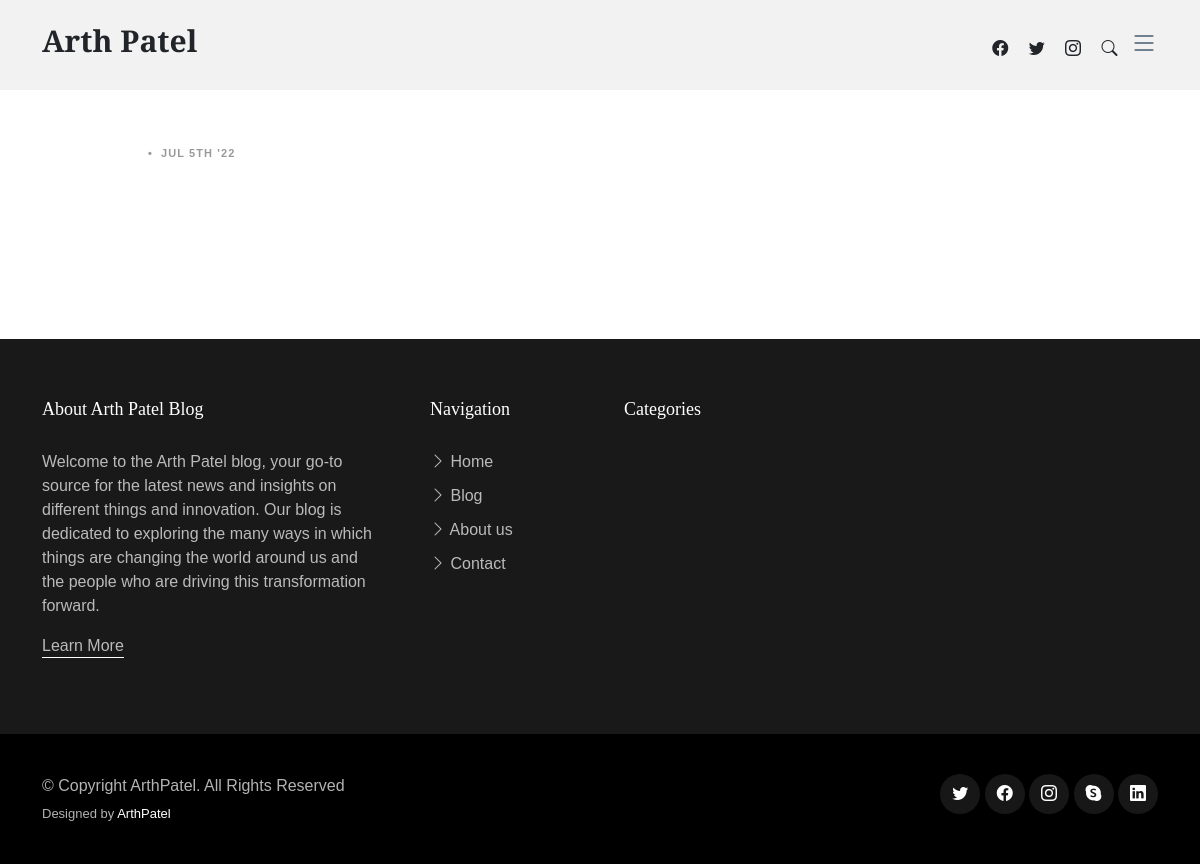
/post-detail/the-rise-of-remote-work-finding-balance-in-a-flexible-world/, run on an earlier commit of the app's database.
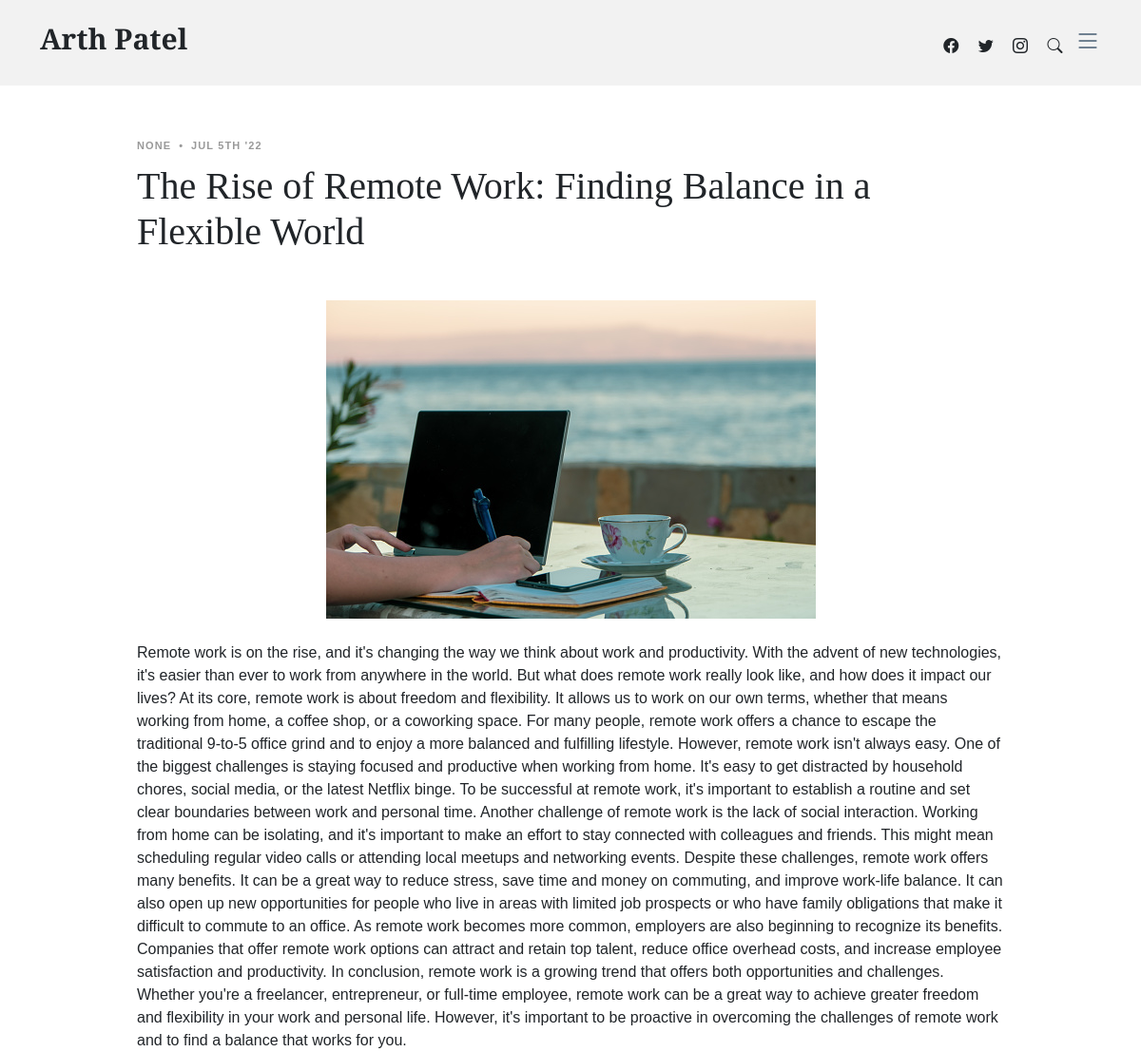
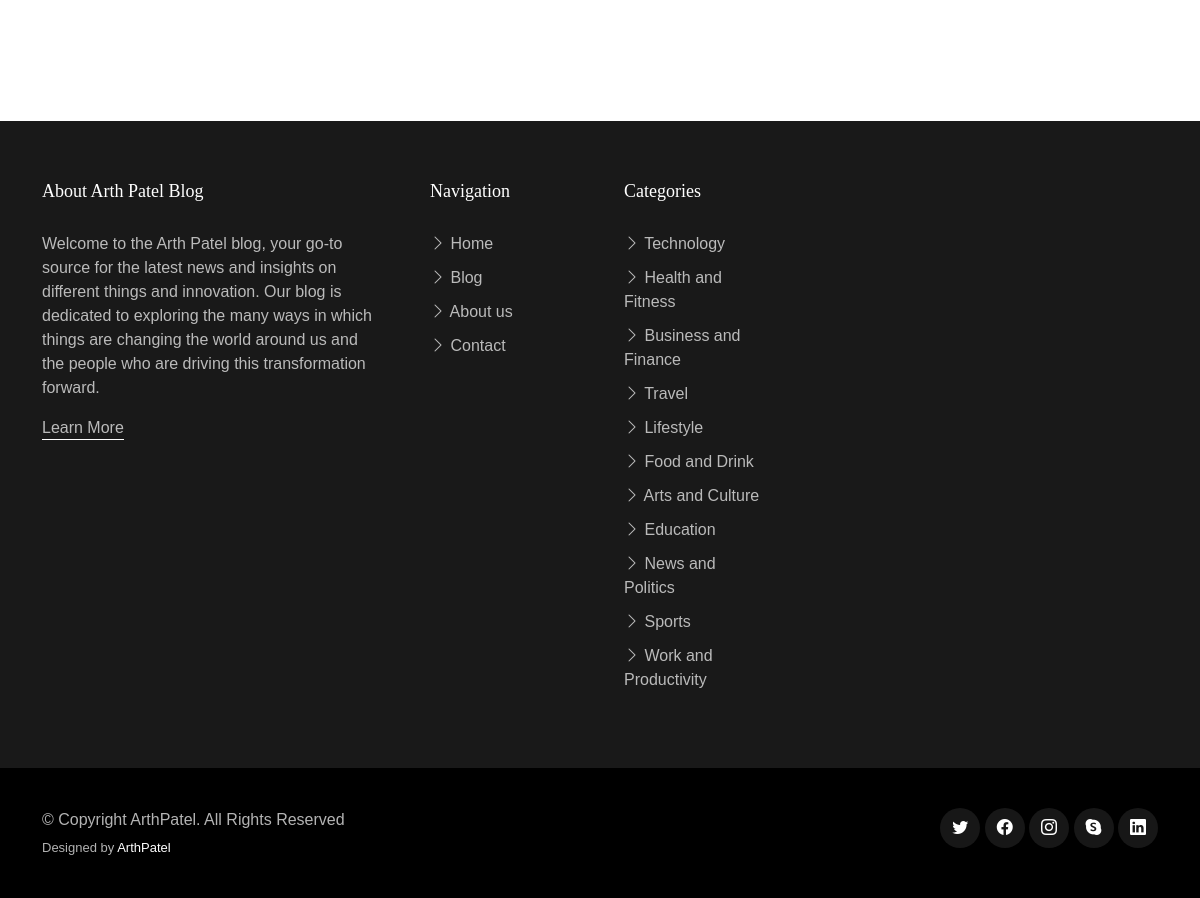
And on a later commit of the database (2 pictures, top to bottom).
### blog/models.py (models this page shows, shortened)
class Post(models.Model):
    STATUS_CHOICES = (
        ('draft', 'Draft'),
        ('published', 'Published'),
    )
    title = models.CharField(max_length=200)
    slug = models.SlugField(max_length=200, unique=True)
    content = models.TextField()
    created_on = models.DateTimeField(auto_now_add=True)
    last_modified = models.DateTimeField(auto_now=True)
    status = models.CharField(max_length=10, choices=STATUS_CHOICES, default='draft')
    author = models.ForeignKey(User, on_delete=models.CASCADE)
    categories = models.ManyToManyField(Category, related_name='posts')
    featured_image = models.ImageField(upload_to='post_images', null=True, blank=True)
    excerpt = models.CharField(max_length=200, null=True, blank=True)
    views = models.PositiveIntegerField(default=0)
    likes = models.PositiveIntegerField(default=0)
    class Meta:
        ordering = ['-created_on']

class Category(models.Model):
    name = models.CharField(max_length=100)
    slug = models.SlugField(max_length=200, unique=True, blank=True)

### blog/views.py (the view)
# urls.py: path('post-detail/<slug:slug>/', views.PostDetailView.as_view(), name='post_detail_view'),
class PostDetailView(DetailView):
    template_name = 'single-post.html'
    model = Post
    def get(self, request, *args, **kwargs):
        if 'slug' in kwargs:
            slug = kwargs['slug']
            try:
                post = Post.objects.get(slug=slug)
            except:
                post = None
            context = {'post': post}
            return render(request, 'single-post.html', context)

### myblog/context_processor.py (called while the page is built)
def common_context(request):
    context = {}
    context['categories'] = Category.objects.all()
    return context

### blog/templates/single-post.html (shortened to what this page needs)
{% extends 'base.html' %}
{% block main %}
    <section class="single-post-content">
      <div class="container">
        <div class="row">
        <div class="col-md-12 post-content" data-aos="fade-up">
            <div class="single-post">
              <div class="post-meta"><span class="date">{% if post.categories %}{{ post.categories.name }}{% endif %}</span> <span class="mx-1">&bullet;</span> <span>Jul 5th '22</span></div>
              <h1 class="mb-5">{{ post.title }}</h1>
              <figure class="my-4 d-flex justify-content-center">
                <img src="{{ request.scheme }}://{{ request.get_host }}/media/{{ post.featured_image }}" alt="" class="img-fluid">
              </figure>
              <p>{{ post.content|safe }}</p>
            </div>
          </div>
        </div>
      </div>
    </section>
{% endblock %}

### blog/templates/base.html (shortened to what this page needs)
{% load static %}
<!DOCTYPE html>
<html lang="en">
<head>
    <link href="{% static 'assets/vendor/bootstrap/css/bootstrap.min.css' %}" rel="stylesheet">
    <link href="{% static 'assets/vendor/bootstrap-icons/bootstrap-icons.css' %}" rel="stylesheet">
    <link href="{% static 'assets/vendor/swiper/swiper-bundle.min.css' %}" rel="stylesheet">
    <link href="{% static 'assets/vendor/glightbox/css/glightbox.min.css' %}" rel="stylesheet">
    <link href="{% static 'assets/vendor/aos/aos.css' %}" rel="stylesheet">
    <link href="{% static 'assets/css/variables.css' %}" rel="stylesheet">
    <link href="{% static 'assets/css/main.css' %}" rel="stylesheet">
</head>
<body>
<header id="header" class="header d-flex align-items-center fixed-top">
    <div class="container-fluid container-xl d-flex align-items-center justify-content-between">
        <a href="{% url 'index' %}" class="logo d-flex align-items-center">
            <h1>Arth Patel</h1>
        </a>
        <div class="position-relative">
            <a href="#" class="mx-2"><span class="bi-facebook"></span></a>
            <a href="#" class="mx-2"><span class="bi-twitter"></span></a>
            <a href="#" class="mx-2"><span class="bi-instagram"></span></a>
            <a href="#" class="mx-2 js-search-open"><span class="bi-search"></span></a>
            <i class="bi bi-list mobile-nav-toggle"></i>
        </div>
    </div>
</header>
<main id="main">
    {% block main %}{% endblock %}
</main>
<footer id="footer" class="footer">
    <div class="footer-content">
        <div class="container">
            <div class="row g-5">
                <div class="col-lg-4">
                    <h3 class="footer-heading">About Arth Patel Blog</h3>
                    <p>Welcome to the Arth Patel blog, your go-to source for the latest news and insights on different things and innovation. Our blog is dedicated to exploring the many ways in which things are changing the world around us and the people who are driving this transformation forward.</p>
                    <p><a href="{% url 'about-us' %}" class="footer-link-more">Learn More</a></p>
                </div>
                <div class="col-6 col-lg-2">
                    <h3 class="footer-heading">Navigation</h3>
                    <ul class="footer-links list-unstyled">
                        <li><a href="{% url 'index' %}"><i class="bi bi-chevron-right"></i> Home</a></li>
                        <li><a href="{% url 'index' %}"><i class="bi bi-chevron-right"></i> Blog</a></li>
                        <li><a href="{% url 'about-us' %}"><i class="bi bi-chevron-right"></i> About us</a></li>
                        <li><a href="{% url 'contact-us' %}"><i class="bi bi-chevron-right"></i> Contact</a></li>
                    </ul>
                </div>
                <div class="col-6 col-lg-2">
                    <h3 class="footer-heading">Categories</h3>
                    <ul class="footer-links list-unstyled">
                        {% for row in categories %}
                        <li><a href="category.html"><i class="bi bi-chevron-right"></i> {{ row.name }}</a></li>
                        {% endfor %}
                    </ul>
                </div>
            </div>
        </div>
    </div>
    <div class="footer-legal">
        <div class="container">
            <div class="row justify-content-between">
                <div class="col-md-6 text-center text-md-start mb-3 mb-md-0">
                    <div class="copyright">
                        © Copyright <strong><span>ArthPatel</span></strong>. All Rights Reserved
                    </div>
                    <div class="credits">
                        Designed by <a href="#">ArthPatel</a>
                    </div>
                </div>
                <div class="col-md-6">
                    <div class="social-links mb-3 mb-lg-0 text-center text-md-end">
                        <a href="#" class="twitter"><i class="bi bi-twitter"></i></a>
                        <a href="#" class="facebook"><i class="bi bi-facebook"></i></a>
                        <a href="#" class="instagram"><i class="bi bi-instagram"></i></a>
                        <a href="#" class="google-plus"><i class="bi bi-skype"></i></a>
                        <a href="#" class="linkedin"><i class="bi bi-linkedin"></i></a>
                    </div>
                </div>
            </div>
        </div>
    </div>
</footer>
</body>
</html>

### static/assets/css/variables.css (style rules this page uses)
:root { --font-default: 'EB Garamond', system-ui, -apple-system, "Segoe UI", Roboto, "Helvetica Neue", Arial, "Noto Sans", "Liberation Sans", sans-serif, "Apple Color Emoji", "Segoe UI Emoji", "Segoe UI Symbol", "Noto Color Emoji"; --font-primary: 'EB Garamond', serif; --font-secondary: 'Inter', sans-serif; --color-default: #212529; --color-default-rgb: 33, 37, 41; --color-links: #212529; --color-links-hover: #15171a; --color-primary: #212529; --color-primary-light: #26282c; --color-primary-dark: #0b0c0e; --color-primary-rgb: 33, 37, 41; --color-primary-light-rgb: 38, 40, 44; --color-primary-dark-rgb: 11, 12, 14; --color-secondary: #596d80; --color-secondary-light: #8498aa; --color-secondary-dark: #404f5c; --color-secondary-rgb: 89, 109, 128; --color-secondary-light-rgb: 132, 152, 170; --color-secondary-dark-rgb: 64, 79, 92; --color-blue: #0d6efd; --color-blue-rgb: 13, 110, 253; --color-indigo: #6610f2; --color-indigo-rgb: 102, 16, 242; --color-purple: #6f42c1; --color-purple-rgb: 111, 66, 193; --color-pink: #f3268c; --color-pink-rgb: 243, 38, 140; --color-red: #df1529; --color-red-rgb: 223, 21, 4; --color-orange: #fd7e14; --color-orange-rgb: 253, 126, 20; --color-yellow: #ffc107; --color-yellow-rgb: 255, 193, 7; --color-green: #059652; --color-green-rgb: 5, 150, 82; --color-teal: #20c997; --color-teal-rgb: 32, 201, 151; --color-cyan: #0dcaf0; --color-cyan-rgb: 13, 202, 240; --color-white: #ffffff; --color-white-rgb: 255, 255, 255; --color-gray: #6c757d; --color-gray-rgb: 108, 117, 125; --color-black: #000000; --color-black-rgb: 0, 0, 0; }
:root { --bs-blue: var(--color-blue); --bs-indigo: var(--color-indigo); --bs-purple: var(--color-purple); --bs-pink: var(--color-pink); --bs-red: var(--color-red); --bs-orange: var(--color-orange); --bs-yellow: var(--color-yellow); --bs-green: var(--color-green); --bs-teal: var(--color-teal); --bs-cyan: var(--color-cyan); --bs-white: var(--color-white); --bs-gray: var(--color-gray); --bs-gray-dark: #343a40; --bs-gray-100: #f8f9fa; --bs-gray-200: #e9ecef; --bs-gray-300: #dee2e6; --bs-gray-400: #ced4da; --bs-gray-500: #adb5bd; --bs-gray-600: #6c757d; --bs-gray-700: #495057; --bs-gray-800: #343a40; --bs-gray-900: #212529; --bs-primary: var(--color-blue); --bs-secondary: var(--color-blue); --bs-success: #198754; --bs-info: #0dcaf0; --bs-warning: #ffc107; --bs-danger: #dc3545; --bs-light: #f8f9fa; --bs-dark: #212529; --bs-primary-rgb: var(--color-primary-rgb); --bs-secondary-rgb: var(--color-secondary-rgb); --bs-success-rgb: 25, 135, 84; --bs-info-rgb: 13, 202, 240; --bs-warning-rgb: 255, 193, 7; --bs-danger-rgb: 220, 53, 69; --bs-light-rgb: 248, 249, 250; --bs-dark-rgb: 33, 37, 41; --bs-white-rgb: var(--color-white-rgb); --bs-black-rgb: var(--color-black-rgb); --bs-body-color-rgb: var(--color-default-rgb); --bs-body-bg-rgb: 255, 255, 255; --bs-font-sans-serif: var(--font-default); --bs-font-monospace: SFMono-Regular, Menlo, Monaco, Consolas, "Liberation Mono", "Courier New", monospace; --bs-gradient: linear-gradient(180deg, rgba(255, 255, 255, 0.15), rgba(255, 255, 255, 0)); --bs-body-font-family: var(--font-default); --bs-body-font-size: 1rem; --bs-body-font-weight: 400; --bs-body-line-height: 1.5; --bs-body-color: var(--color-default); --bs-body-bg: #fff; }

What changed in the data, as far as the page shows it:
now on this page (row unchanged): Post: categories.name "NONE", title "The Rise of Remote Work: Finding Balance in a Flexible World", featured_image (picture), content "Remote work is on the rise, and it's changing the way we think about work and productivity. With the advent of new technologies, it's easier than ever to work from anywhere in the world. But what does remote work really look like, and how does it impact our lives? At its core, remote work is about freedom and flexibility. It allows us to work on our own terms, whether that means working from home, a coffee shop, or a coworking space. For many people, remote work offers a chance to escape the traditional 9-to-5 office grind and to enjoy a more balanced and fulfilling lifestyle. However, remote work isn't always easy. One of the biggest challenges is staying focused and productive when…"
added Category: name "Technology"
added Category: name "Health and Fitness"
added Category: name "Business and Finance"
added Category: name "Travel"
added Category: name "Lifestyle"
added Category: name "Food and Drink"
added Category: name "Arts and Culture"
added Category: name "Education"
added Category: name "News and Politics"
added Category: name "Sports"
added Category: name "Work and Productivity"
